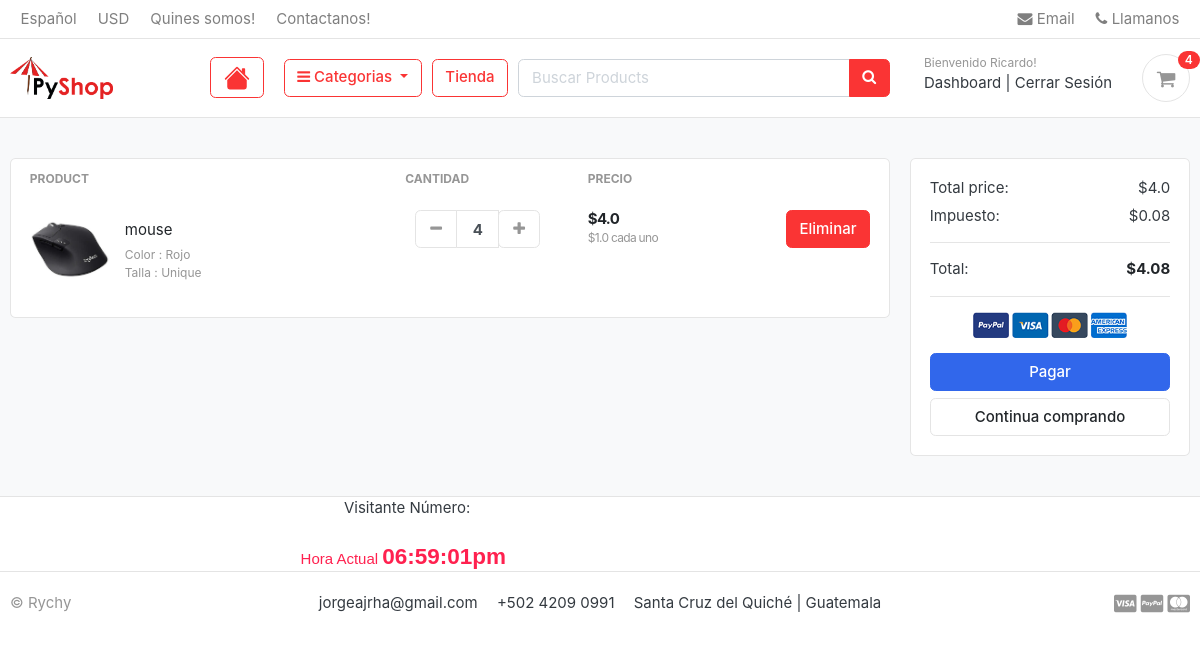
Before: /cart/ (signed in) with the older database file.
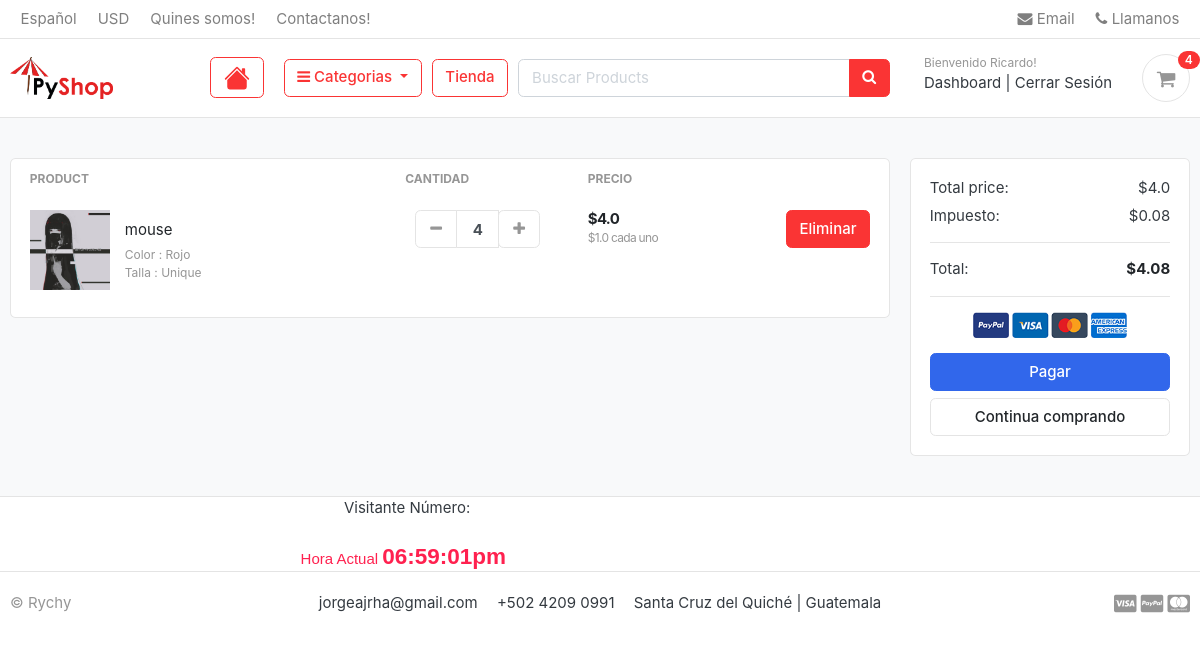
After: the same page with the newer database file.
### carts/models.py (models this page shows, shortened)
class CartItem(models.Model):
    user = models.ForeignKey(Account, on_delete=models.CASCADE, null=True)
    product = models.ForeignKey(Product, on_delete=models.CASCADE)
    variations = models.ManyToManyField(Variation, blank=True)
    cart = models.ForeignKey(Cart, on_delete=models.CASCADE, null=True)
    quantity = models.IntegerField()
    is_active = models.BooleanField(default=True)
    def sub_total(self):
        return self.product.price * self.quantity

### store/models.py (models this page shows, shortened)
class Product(models.Model):
    product_name = models.CharField(max_length=200, unique=True)
    slug = models.CharField(max_length=200, unique=True)
    description = models.TextField(max_length=500, blank=True)
    price = models.FloatField()
    images = models.ImageField(upload_to='photos/products')
    stock = models.IntegerField()
    is_available = models.BooleanField(default=True)
    category = models.ForeignKey(Category, on_delete=models.CASCADE)
    created_date =models.DateTimeField(auto_now_add=True)
    modified_date =models.DateTimeField(auto_now=True)
    def get_url(self):
        return reverse('product_detail', args=[self.category.slug, self.slug])

### carts/views.py (the view)
# urls.py: path('',views.cart,name="cart"),
def cart(request, total=0, quantity=0, cart_item=None):
    impuesto = 0
    grand_total = 0
    try:
        if request.user.is_authenticated:
            cart_items = CartItem.objects.filter(user=request.user,is_active=True)
        else:
            cart = Cart.objects.get(cart_id=__cart_id(request))
            cart_items = CartItem.objects.filter(cart=cart,is_active=True)
        total_price = 0
        total_products_quantity = 0
        for cart_item in cart_items:
            total_price += (cart_item.product.price*cart_item.quantity)
            total_products_quantity += cart_item.quantity
        impuesto = (2*total_price)/100 #suponiendo que el impuesto es de 2 porciento
        grand_total = total_price + impuesto
    except ObjectDoesNotExist:
        total_price = 0
        total_products_quantity = 0
        cart_items = 0
    context = {
        'total_price': total_price,
        'total_products_quantity': total_products_quantity,
        'cart_items': cart_items,
        'impuesto': impuesto,
        'grand_total': grand_total,
    }
    return render(request, "store/cart.html",context)

### carts/context_processors.py (called while the page is built)
def counter(request):
    cart_count = 0
    try:
        cart = Cart.objects.filter(cart_id=__cart_id(request))
        if request.user.is_authenticated:
            cart_items = CartItem.objects.all().filter(user=request.user)
        else:
            cart_items = CartItem.objects.all().filter(cart=cart[:1])
        for cart_item in cart_items:
            cart_count += cart_item.quantity
    except Cart.DoesNotExist:
        cart_count = 0
    return dict(cart_count=cart_count)

### carts/views.py (called while the page is built)
def __cart_id(request):
    cart_id = request.session.session_key
    if not cart_id:
        cart_id = request.session.create()
    return cart_id

### category/context_processors.py (called while the page is built)
def menu_links(request):
    links = Category.objects.all()
    return dict(links=links)

### category/models.py (called while the page is built)
    def get_url(self):
        return reverse('products_by_category',args=[self.slug])

### templates/store/cart.html (shortened to what the changed rows need)
{% extends 'base.html' %}
{% load static %}
{% block content %}
<section class="section-content padding-y bg">
    <div class="container">
    {% if cart_items|length == 0 %}
            <h2 class="text-center">Tu carrito de compras esta vacio!</h2>
            <br>
            <div class="text-center">
                <a href="{% url 'store' %}" class="btn btn-primary">Vamos a añadir algo! :)</a>
            </div>
    {% else %}
        <div class="row">
            <aside class="col-lg-9">
        <div class="card">
        <table class="table table-borderless table-shopping-cart">
        <thead class="text-muted">
        <tr class="small text-uppercase">
          <th scope="col">Product</th>
          <th scope="col" width="120">Cantidad</th>
          <th scope="col" width="120">Precio</th>
          <th scope="col" class="text-right" width="200"> </th>
        </tr>
        </thead>
        <tbody>
        {% for cart_item in cart_items %}
        <tr>
            <td>
                <figure class="itemside align-items-center">
                    <div class="aside">
                        <a href="{{ cart_item.product.get_url }}" class="img-wrap">
                            <img src="{{ cart_item.product.images.url }}" class="img-sm">
                        </a>
                    </div>
                    <figcaption class="info">
                        <a href="{{ cart_item.product.get_url }}" class="title text-dark">{{ cart_item.product.product_name }}</a>
                        <p class="text-muted small">
                            {% if cart_item.variations.all %}
                                {% for item in cart_item.variations.all %}
                                    {{ item.variation_category | capfirst}} : {{ item.variation_value | capfirst }}
                                    <br>
                                {% endfor %}
                            {% endif %}
                        </p>
                    </figcaption>
                </figure>
            </td>
            <td>
                            <div class="col">
                                <div class="input-group input-spinner">
                                    <div class="input-group-prepend">
                                        <a href="{% url 'remove_cart' cart_item.product.id cart_item.id %}" class="btn btn-light" type="button id="button-plus"> <i class="fa fa-minus"></i> </a>
                                    </div>
                                    <input type="text" class="form-control"  value="{{cart_item.quantity}}">
                                    <div class="input-group-append">
                                        <form action="{% url 'add_cart' cart_item.product.id  %}" method="POST">
                                        <button class="btn btn-light" type="submit" id="button-minus"> <i class="fa fa-plus"></i> </button>
                                        </form>
                                    </div>
                                </div>
                            </div>
            </td>
            <td>
                <div class="price-wrap">
                    <var class="price">${{ cart_item.sub_total }}</var>
                    <small class="text-muted"> ${{ cart_item.product.price }} cada uno </small>
                </div>
            </td>
            <td class="text-right">
                <a href="{% url 'remove_cart_item' cart_item.product.id cart_item.id %}" class="btn btn-danger"> Eliminar</a>
            </td>
        </tr>
        {% endfor %}
            </tbody>
            </table>
            </div>
        </aside>
    </div>
    {% endif %}
    </div>
    </section>
{% endblock %}

Changed rows visible on the page:
changed through a linked row, CartItem "mouse": product.images: a different picture
